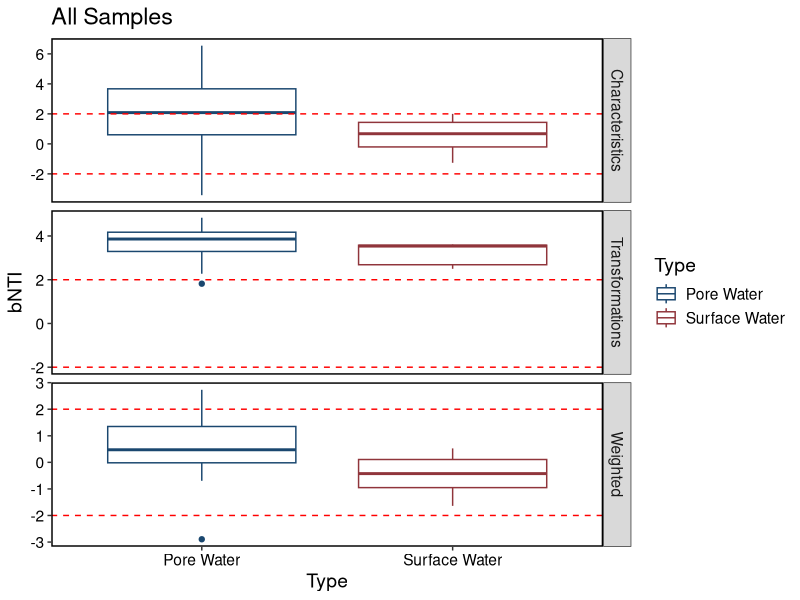
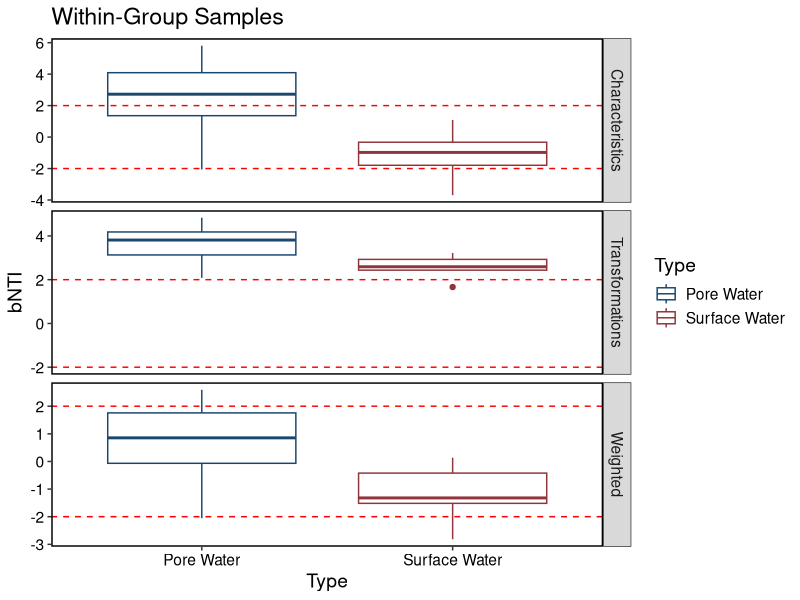
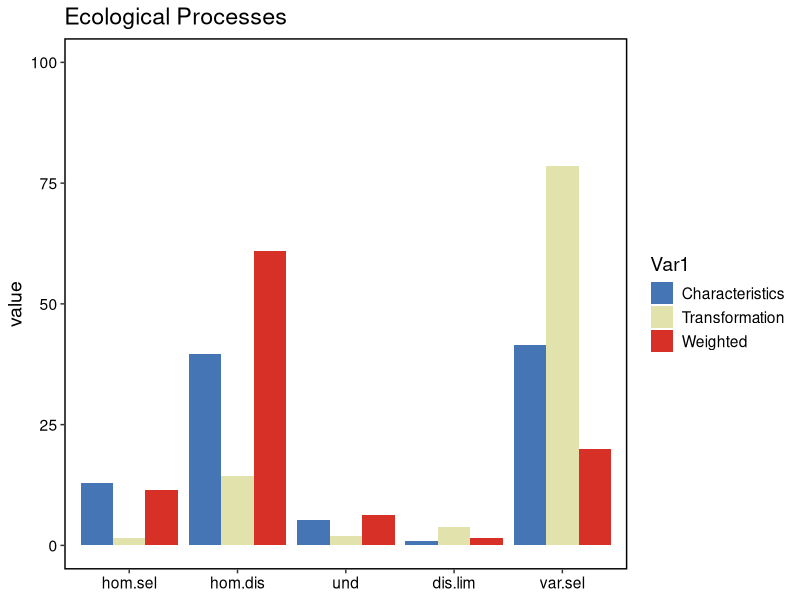
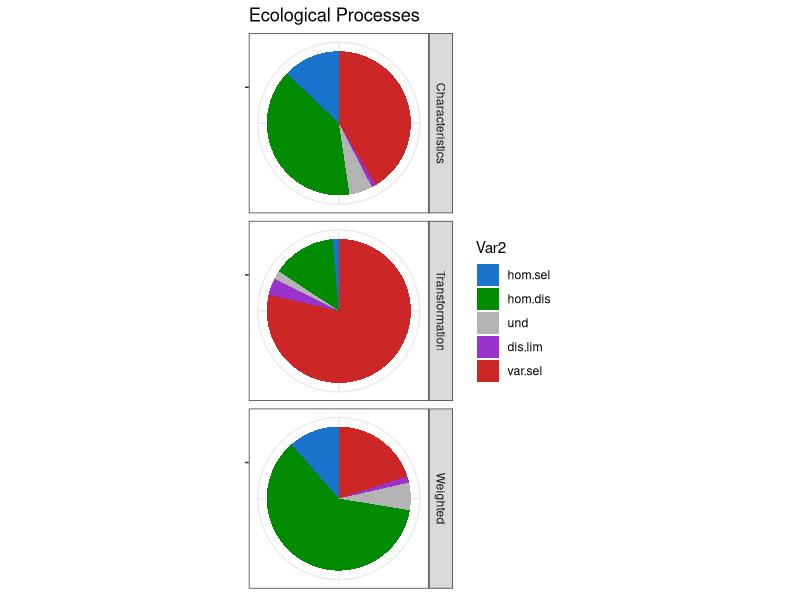
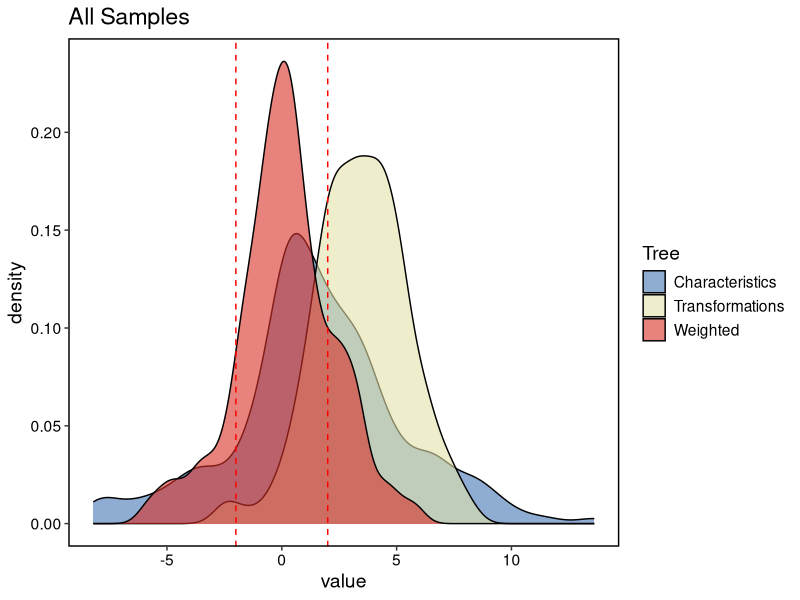
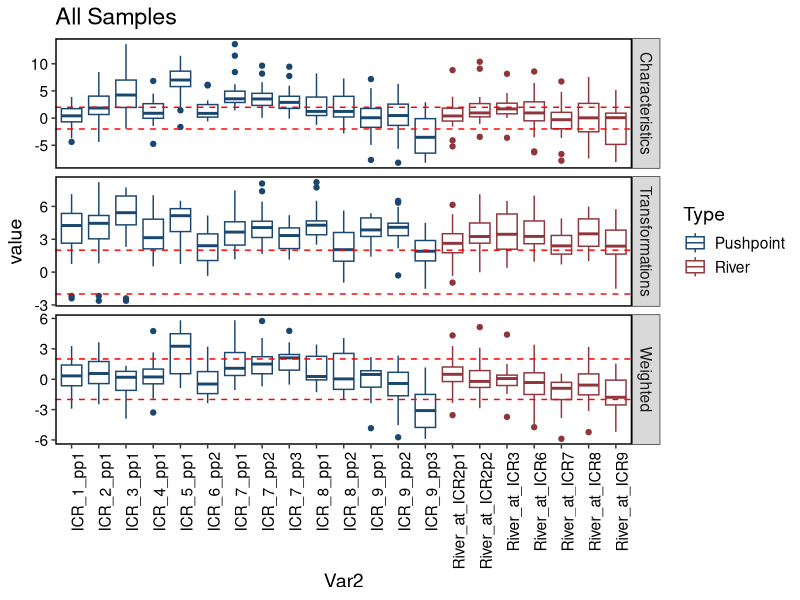
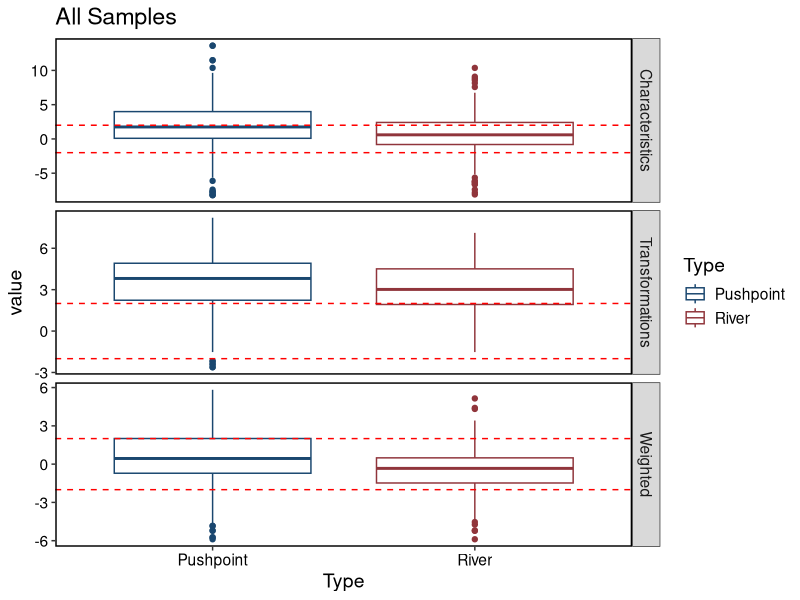
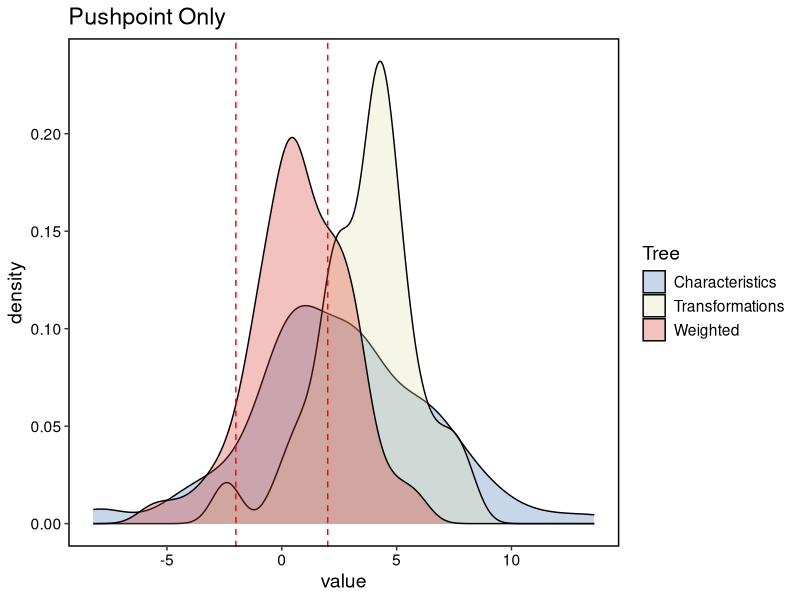

Write the R code that produced these figures, in order.
### A script to analyze null modeling results

# Load in required libraries
require(reshape2); require(ggplot2); require(ggthemes)
require(vegan)


#### Load in data ####

setwd("/path/to/null_model_results")

# Load in bNTI
char = read.csv("Shoreline_MCD_bNTI_999.csv", row.names = 1)
trans = read.csv("Shoreline_TD_bNTI_999.csv", row.names = 1)
weig = read.csv("Shoreline_TWCD_bNTI_999.csv", row.names = 1)

# Load in RCBC
char.rcbc = read.csv("Shoreline_MCD_RCBC_9999.csv", row.names = 1)
trans.rcbc = read.csv("Shoreline_TD_RCBC_9999.csv", row.names = 1)
weig.rcbc = read.csv("Shoreline_TWCD_RCBC_9999.csv", row.names = 1)

# ######################## #
#### Data Preprocessing ####
# ######################## #

# Load in poor calibrations
poor.cal = read.csv("Shoreline_Poorly_Calibrated_Samples.csv")

# Removing poorly calibrated samples
char = char[-which(row.names(char) %in% poor.cal$samples), -which(colnames(char) %in% poor.cal$samples)]
trans = trans[-which(row.names(trans) %in% poor.cal$samples), -which(colnames(trans) %in% poor.cal$samples)]
weig = weig[-which(row.names(weig) %in% poor.cal$samples), -which(colnames(weig) %in% poor.cal$samples)]

rm("poor.cal")

# Matching the order of RCBC to bNTI results
char.rcbc = char.rcbc[row.names(char), colnames(char), drop = F]
trans.rcbc = trans.rcbc[row.names(trans), colnames(trans), drop = F]
weig.rcbc = weig.rcbc[row.names(weig), colnames(weig), drop = F]

# Setting the RCBC diagonals to NA
diag(char.rcbc) = NA
diag(trans.rcbc) = NA
diag(weig.rcbc) = NA

# Reflecting null matrices
char[upper.tri(char)] = t(char)[upper.tri(char)]
trans[upper.tri(trans)] = t(trans)[upper.tri(trans)]
weig[upper.tri(weig)] = t(weig)[upper.tri(weig)]

# Removing significant bNTI results from the RCBC results
char.rcbc[abs(char) > 2] = NA
trans.rcbc[abs(trans) > 2] = NA
weig.rcbc[abs(weig) > 2] = NA


# ########################### #
#### Comparing null models ####
# ########################### #

# Running a Mantel correlataion
mant = data.frame(Comparison = rep(NA, 3), Mantel_r = NA, p_value = NA)
mant[1,] = c("Characteristics -> Transformations", mantel(as.dist(char), as.dist(trans))$statistic, mantel(as.dist(char), as.dist(trans))$signif)
mant[2,] = c("Characteristics -> Weighted", mantel(as.dist(char), as.dist(weig))$statistic, mantel(as.dist(char), as.dist(weig))$signif)
mant[3,] = c("Weighted -> Transformations", mantel(as.dist(weig), as.dist(trans))$statistic, mantel(as.dist(weig), as.dist(trans))$signif)

# ############################## #
#### ggplot objects for later ####
# ############################## #

# Creating ggplot themes
hori_x_theme = theme_bw()+
  theme(text = element_text(size = 14),
        axis.text.x = element_text(colour = "black"),
        axis.text.y = element_text(colour = "black"),
        panel.border = element_rect(size = 1, colour = "black"),
        panel.grid = element_blank())

vert_x_theme = theme_bw()+
  theme(text = element_text(size = 14),
        axis.text.x = element_text(colour = "black", angle = 90, hjust = 1, vjust = 1),
        axis.text.y = element_text(colour = "black"),
        panel.border = element_rect(size = 1, colour = "black"),
        panel.grid = element_blank())

color.list = c("#4575b4", "#e2e2ac", "#d73027")


# ####################### #
#### Testing out means ####
# ####################### #
# All samples
char.mean = data.frame(bNTI = apply(char, 2, mean, na.rm = T), Type = "Pore Water", Dend = "Characteristics", stringsAsFactors = F)
tran.mean = data.frame(bNTI = apply(trans, 2, mean, na.rm = T), Type = "Pore Water", Dend = "Transformations", stringsAsFactors = F)
weig.mean = data.frame(bNTI = apply(weig, 2, mean, na.rm = T), Type = "Pore Water", Dend = "Weighted", stringsAsFactors = F)

merge.mean = rbind(char.mean, tran.mean, weig.mean)
merge.mean$Type[grep("River", row.names(merge.mean))] = "Surface Water"

all.mean.stats = data.frame(Dend = unique(merge.mean$Dend), W = NA, p.value = NA, stringsAsFactors = F)

for(i in 1:length(all.mean.stats$Dend)){
  temp.stats = merge.mean[which(merge.mean$Dend %in% all.mean.stats$Dend[i]),]
  temp.mwu = wilcox.test(bNTI~Type, data = temp.stats)
  
  all.mean.stats$W[i] = temp.mwu$statistic
  all.mean.stats$p.value[i] = temp.mwu$p.value
}

ggplot(data = merge.mean, aes(x = Type, y = bNTI))+
  geom_boxplot(aes(group = Type, color = Type))+
  geom_hline(yintercept = c(-2,2), color = "red", lty = 2)+
  ggtitle("All Samples")+
  facet_grid(Dend~., scales = "free_y")+
  scale_color_stata()+
  hori_x_theme


# Within-group samples
char.temp = char
char.temp[grep("River_at", row.names(char.temp)), -grep("River_at", colnames(char.temp))] = NA
char.temp[-grep("River_at", row.names(char.temp)), grep("River_at", colnames(char.temp))] = NA

tran.temp = trans
tran.temp[grep("River_at", row.names(tran.temp)), -grep("River_at", colnames(tran.temp))] = NA
tran.temp[-grep("River_at", row.names(tran.temp)), grep("River_at", colnames(tran.temp))] = NA

weig.temp = weig
weig.temp[grep("River_at", row.names(weig.temp)), -grep("River_at", colnames(weig.temp))] = NA
weig.temp[-grep("River_at", row.names(weig.temp)), grep("River_at", colnames(weig.temp))] = NA

char.mean = data.frame(bNTI = apply(char.temp, 2, mean, na.rm = T), Type = "Pore Water", Dend = "Characteristics", stringsAsFactors = F)
tran.mean = data.frame(bNTI = apply(tran.temp, 2, mean, na.rm = T), Type = "Pore Water", Dend = "Transformations", stringsAsFactors = F)
weig.mean = data.frame(bNTI = apply(weig.temp, 2, mean, na.rm = T), Type = "Pore Water", Dend = "Weighted", stringsAsFactors = F)

merge.mean = rbind(char.mean, tran.mean, weig.mean)
merge.mean$Type[grep("River", row.names(merge.mean))] = "Surface Water"

within.mean.stats = data.frame(Dend = unique(merge.mean$Dend), W = NA, p.value = NA, stringsAsFactors = F)

for(i in 1:length(within.mean.stats$Dend)){
  temp.stats = merge.mean[which(merge.mean$Dend %in% within.mean.stats$Dend[i]),]
  temp.mwu = wilcox.test(bNTI~Type, data = temp.stats)
  
  within.mean.stats$W[i] = temp.mwu$statistic
  within.mean.stats$p.value[i] = temp.mwu$p.value
}

ggplot(data = merge.mean, aes(x = Type, y = bNTI))+
  geom_boxplot(aes(group = Type, color = Type))+
  geom_hline(yintercept = c(-2,2), color = "red", lty = 2)+
  ggtitle("Within-Group Samples")+
  facet_grid(Dend~., scales = "free_y")+
  scale_color_stata()+
  hori_x_theme


# ##################################### #
#### Preprocessing Data for plotting ####
# ##################################### #

# Melting data
char = melt(as.matrix(char)); char$Tree = "Characteristics"
trans = melt(as.matrix(trans)); trans$Tree = "Transformations"
weig = melt(as.matrix(weig)); weig$Tree = "Weighted"

char.rcbc = melt(as.matrix(char.rcbc)); char.rcbc$Tree = "Characteristics"
trans.rcbc = melt(as.matrix(trans.rcbc)); trans.rcbc$Tree = "Transformations"
weig.rcbc = melt(as.matrix(weig.rcbc)); weig.rcbc$Tree = "Weighted"

# Removing null values
char = char[!is.na(char$value),]
trans = trans[!is.na(trans$value),]
weig = weig[!is.na(weig$value),]

char.rcbc = char.rcbc[!is.na(char.rcbc$value),]
trans.rcbc = trans.rcbc[!is.na(trans.rcbc$value),]
weig.rcbc = weig.rcbc[!is.na(weig.rcbc$value),]

# Determining ecological processes fractionation
eco.proc = data.frame(hom.sel = rep(NA, 3), hom.dis = NA, und = NA, dis.lim = NA, var.sel = NA, 
                      row.names = c("Characteristics", "Transformation", "Weighted"))
eco.proc$hom.sel = c((length(which(char$value <= -2))/length(char$value)), (length(which(trans$value <= -2))/length(trans$value)), (length(which(weig$value <= -2))/length(weig$value)))
eco.proc$hom.dis = c((length(which(char.rcbc$value <= -0.95))/length(char$value)), 
                     (length(which(trans.rcbc$value <= -0.95))/length(trans$value)), 
                     (length(which(weig.rcbc$value <= -0.95))/length(weig$value)))
eco.proc$und = c((length(which(abs(char.rcbc$value) < 0.95))/length(char$value)), 
                 (length(which(abs(trans.rcbc$value) < 0.95))/length(trans$value)), 
                 (length(which(abs(weig.rcbc$value) < 0.95))/length(weig$value)))
eco.proc$dis.lim = c((length(which(char.rcbc$value >= 0.95))/length(char$value)), 
                     (length(which(trans.rcbc$value >= 0.95))/length(trans$value)), 
                     (length(which(weig.rcbc$value >= 0.95))/length(weig$value)))
eco.proc$var.sel = c((length(which(char$value >= 2))/length(char$value)), (length(which(trans$value >= 2))/length(trans$value)), (length(which(weig$value >= 2))/length(weig$value)))

eco.proc = melt(as.matrix(eco.proc))
eco.proc$value = (eco.proc$value*100)

ggplot(data = eco.proc, aes(x = Var2, y = value, fill = Var1))+
  geom_bar(stat = "identity", position = "dodge")+
  ggtitle("Ecological Processes")+
  xlab(NULL)+
  ylim(0,100)+
  scale_fill_manual(values = color.list)+
  hori_x_theme

ggplot(data = eco.proc, aes(x = "", y = value, fill = Var2))+
  geom_bar(stat = "identity")+
  coord_polar("y", start=0)+
  ggtitle("Ecological Processes")+
  xlab(NULL) + ylab(NULL)+
  facet_grid(Var1~.)+
  scale_fill_manual(values = c("dodgerblue3", "green4", "gray70", "darkorchid3", "firebrick3"))+
  theme_bw()+
  theme(axis.text.x=element_blank())
  

# Combining data
null.data = rbind(char, trans, weig)
null.data = null.data[!is.na(null.data$value),]

# Renaming samples to simpler names
sample_names = as.character(null.data$Var1)
sample_names = gsub("Stegen_", "", sample_names); sample_names = gsub("_Nov.*$", "", sample_names)
null.data$Var1 = sample_names

sample_names = as.character(null.data$Var2)
sample_names = gsub("Stegen_", "", sample_names); sample_names = gsub("_Nov.*$", "", sample_names)
null.data$Var2 = sample_names

rm("char", "trans", "weig", "sample_names")

# Adding Location Information
null.data$Type = "Pushpoint"
null.data$Type[grep("River_at", null.data$Var2)] = "River"


# ###################### #
#### Plotting results ####
# ###################### #

### All Samples
# Density plots
ggplot(data = null.data, aes(x = value, fill = Tree))+
  geom_density(alpha = 0.6)+
  geom_vline(xintercept = c(-2,2), color = "red", lty = 2)+
  ggtitle("All Samples")+
  scale_fill_manual(values = color.list)+
  hori_x_theme

# Boxplots by sample
ggplot(data = null.data, aes(x = Var2, y = value))+
  geom_boxplot(aes(group = Var2, color = Type))+
  geom_hline(yintercept = c(-2,2), color = "red", lty = 2)+
  ggtitle("All Samples")+
  facet_grid(Tree~., scales = "free_y")+
  scale_color_stata()+
  vert_x_theme

# Boxplots by group
ggplot(data = null.data, aes(x = Type, y = value))+
  geom_boxplot(aes(group = Type, color = Type))+
  geom_hline(yintercept = c(-2,2), color = "red", lty = 2)+
  ggtitle("All Samples")+
  facet_grid(Tree~., scales = "free_y")+
  scale_color_stata()+
  hori_x_theme

# All sample stats
all.stats = data.frame(Dendrogram = unique(null.data$Tree), F.stat = NA, aov.P = NA, MWU.W = NA, MWU.P = NA)

for(i in 1:length(all.stats$Dendrogram)){
  temp.stats = null.data[which(null.data$Tree %in% all.stats$Dendrogram[i]),]
  
  temp.ano = summary(aov(value~Type, data = temp.stats))
  temp.mwu = wilcox.test(value~Type, data = temp.stats)
  
  all.stats$F.stat[i] = temp.ano[[1]]$`F value`[1]
  all.stats$aov.P[i] = temp.ano[[1]]$`Pr(>F)`[1]
  all.stats$MWU.W[i] = temp.mwu$statistic
  all.stats$MWU.P[i] = temp.mwu$p.value
  
}


### Pushpoint only
temp = null.data[-c(grep("River_at", null.data$Var1), grep("River_at", null.data$Var2)),]

# Density plots
ggplot(data = temp, aes(x = value, fill = Tree))+
  geom_density(alpha = 0.3)+
  geom_vline(xintercept = c(-2,2), color = "red", lty = 2)+
  ggtitle("Pushpoint Only")+
  scale_fill_manual(values = color.list)+
  hori_x_theme

# Boxplots by sample
ggplot(data = temp, aes(x = Var2, y = value))+
  geom_boxplot(aes(group = Var2))+
  geom_hline(yintercept = c(-2,2), color = "red", lty = 2)+
  ggtitle("Pushpoint Only")+
  facet_grid(Tree~., scales = "free_y")+
  vert_x_theme


### River only
temp = null.data[intersect(grep("River_at", null.data$Var1), grep("River_at", null.data$Var2)),]

# Density plots
ggplot(data = temp, aes(x = value, fill = Tree))+
  geom_density(alpha = 0.3)+
  geom_vline(xintercept = c(-2,2), color = "red", lty = 2)+
  ggtitle("River Only")+
  scale_fill_manual(values = color.list)+
  hori_x_theme

# Boxplots by sample
ggplot(data = temp, aes(x = Var2, y = value))+
  geom_boxplot(aes(group = Var2))+
  geom_hline(yintercept = c(-2,2), color = "red", lty = 2)+
  ggtitle("River Only")+
  facet_grid(Tree~., scales = "free_y")+
  vert_x_theme


### Without Cross-comparisons
temp = null.data[-c(grep("River_at", null.data$Var1), grep("River_at", null.data$Var2)),]
temp = rbind(temp, null.data[intersect(grep("River_at", null.data$Var1), grep("River_at", null.data$Var2)),])

# Density plots
ggplot(data = temp, aes(x = value, fill = Tree))+
  geom_density(alpha = 0.3)+
  geom_vline(xintercept = c(-2,2), color = "red", lty = 2)+
  ggtitle("Without Cross-comparisons")+
  scale_fill_manual(values = color.list)+
  hori_x_theme

# Boxplots by sample
ggplot(data = temp, aes(x = Var2, y = value))+
  geom_boxplot(aes(group = Var2, color = Type))+
  geom_hline(yintercept = c(-2,2), color = "red", lty = 2)+
  xlab(label = NULL)+
  ggtitle("Without Cross-comparisons")+
  facet_grid(Tree~., scales = "free_y")+
  scale_color_stata()+
  vert_x_theme

# Boxplots by group
ggplot(data = temp, aes(x = Type, y = value))+
  geom_boxplot(aes(group = Type, color = Type))+
  geom_hline(yintercept = c(-2,2), color = "red", lty = 2)+
  ggtitle("Without Cross-comparisons")+
  facet_grid(Tree~., scales = "free_y")+
  scale_color_stata()+
  hori_x_theme

# Stats
within.stats = data.frame(Dendrogram = unique(temp$Tree), F.stat = NA, aov.P = NA, MWU.W = NA, MWU.P = NA)

for(i in 1:length(within.stats$Dendrogram)){
  temp.stats = temp[which(temp$Tree %in% within.stats$Dendrogram[i]),]
  
  temp.ano = summary(aov(value~Type, data = temp.stats))
  temp.mwu = wilcox.test(value~Type, data = temp.stats)
  
  within.stats$F.stat[i] = temp.ano[[1]]$`F value`[1]
  within.stats$aov.P[i] = temp.ano[[1]]$`Pr(>F)`[1]
  within.stats$MWU.W[i] = temp.mwu$statistic
  within.stats$MWU.P[i] = temp.mwu$p.value
  
}


### Cross-comparisons only
temp = null.data[intersect(grep("^ICR", null.data$Var1), grep("River_at", null.data$Var2)),]
temp = rbind(temp, null.data[intersect(grep("River_at", null.data$Var1), grep("^ICR", null.data$Var2)),])

# Density plots
ggplot(data = temp, aes(x = value, fill = Tree))+
  geom_density(alpha = 0.3)+
  geom_vline(xintercept = c(-2,2), color = "red", lty = 2)+
  ggtitle("Cross-Comparison Only")+
  scale_fill_manual(values = color.list)+
  hori_x_theme

# Boxplots
ggplot(data = temp, aes(x = Var2, y = value))+
  geom_boxplot(aes(group = Var2, color = Type))+
  geom_hline(yintercept = c(-2,2), color = "red", lty = 2)+
  xlab(label = NULL)+
  ggtitle("Cross-Comparison Only")+
  facet_grid(Tree~., scales = "free_y")+
  scale_color_stata()+
  vert_x_theme
